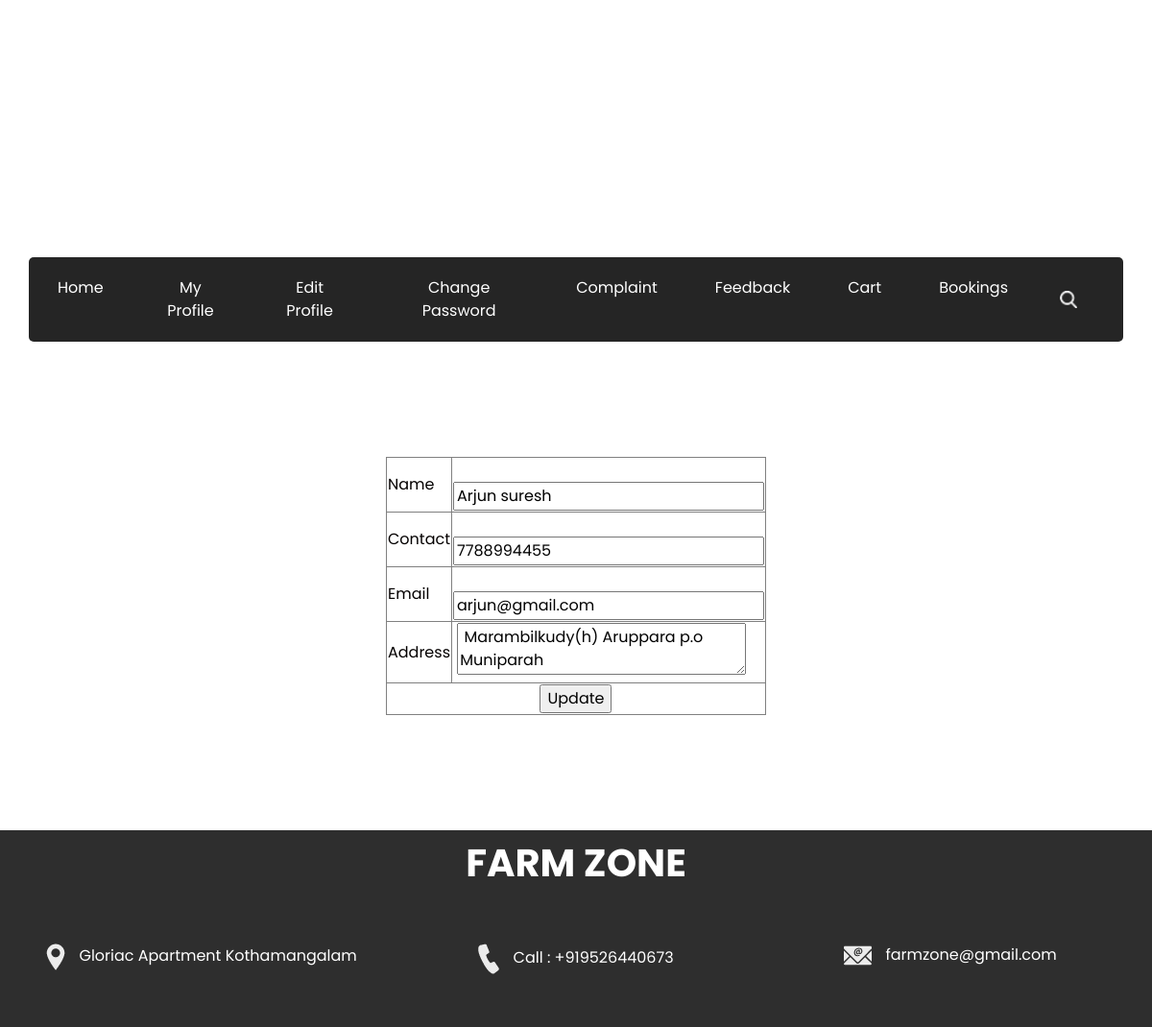
Screenshot of /Project/Customer/EditProfile.php (signed in) with the database file from the repository.
### tables this page shows
CREATE TABLE `tbl_customer` (
  `customer_id` int(11) NOT NULL,
  `customer_name` varchar(100) NOT NULL,
  `customer_email` varchar(100) NOT NULL,
  `customer_address` varchar(100) NOT NULL,
  `customer_contact` varchar(60) NOT NULL,
  `place_id` int(11) NOT NULL,
  `customer_photo` varchar(100) NOT NULL,
  `customer_password` varchar(100) NOT NULL
);

### Project/Customer/EditProfile.php (the view, shortened to what this page needs)
<?php
include('../Assets/Connection/Connection.php');
$sel="select * from tbl_customer where customer_id=".$_SESSION["uid"];
	$res=$Conn->query($sel);
$row=$res->fetch_assoc();
$name=$row["customer_name"];
$contact=$row["customer_contact"];
$email=$row["customer_email"];
$address=$row["customer_address"];
		?>
<?php
include("Head.php");
?>
<!DOCTYPE html PUBLIC "-//W3C//DTD XHTML 1.0 Transitional//EN" "http://www.w3.org/TR/xhtml1/DTD/xhtml1-transitional.dtd">
<html xmlns="http://www.w3.org/1999/xhtml">
<head>
</head>
<body>
<form id="form1" name="form1" method="post" action="">
  <table align="center" width="345" border="1">
    <tr>
      <td width="131">Name</td>
      <td width="113"><label for="txt_name"></label>
      <input type="text" name="txt_name" id="txt_name" value="<?php echo $name; ?>" /></td>
    </tr>
    <tr>
      <td height="29">Contact</td>
      <td><label for="txt_contact"></label>
      <input type="text" name="txt_contact" id="txt_contact" value="<?php echo $contact; ?>"/></td>
    </tr>
    <tr>
      <td>Email</td>
      <td><label for="txt_email"></label>
      <input type="text" name="txt_email" id="txt_email" value="<?php echo $email; ?>" /></td>
    </tr>
    <tr>
      <td height="34">Address</td>
      <td><label for="txt_address"></label>
      <textarea name="txt_address" id="txt_address" > <?php echo $address; ?></textarea></td>
    </tr>
    <tr>
      <td colspan="2"><div align="center">
        <input type="submit" name="btn_update" id="btn_update" value="Update" />
      </div></td>
    </tr>
  </table>
</form>
</body>
<?php
include("Foot.php");
?>
</html>

### Project/Assets/Template/Main/css/style.css (style rules this page uses)
body { font-family: "Poppins", sans-serif; color: #040000; background-color: #ffffff; }

### rows the page displays
tbl_customer: txt_name "Arjun suresh", txt_contact "7788994455", txt_email "arjun@gmail.com", txt_address "Marambilkudy(h) Aruppara p.o Muniparah"
